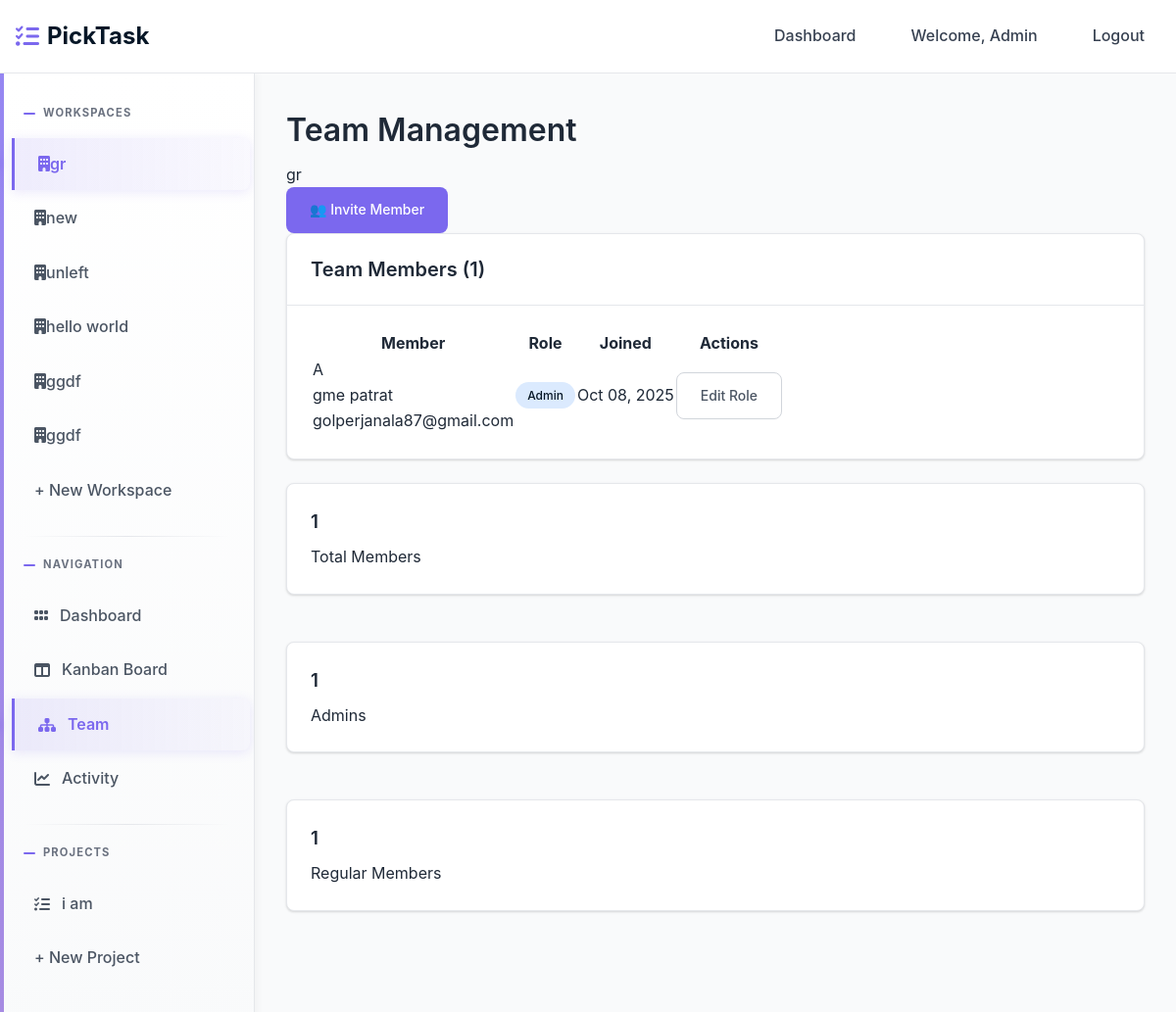
Page /team/6/ (signed in) on the earlier database version.
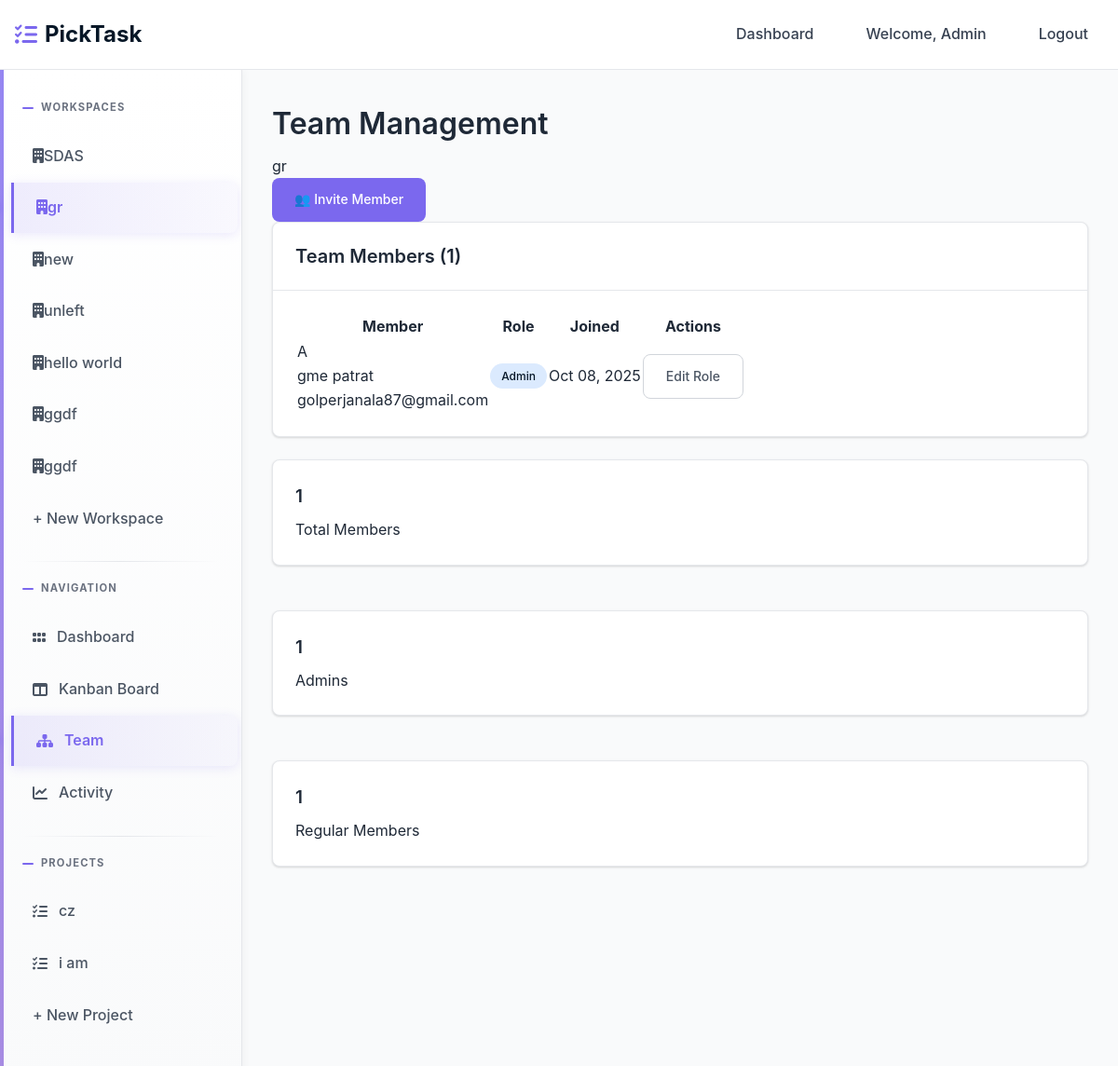
Same page on the later database version.
### workspace/models.py (models this page shows, shortened)
class Membership(models.Model):
    ROLE_CHOICES = [
        ('admin', 'Admin'),
        ('member', 'Member'),
    ]
    user = models.ForeignKey(settings.AUTH_USER_MODEL, on_delete=models.CASCADE, related_name='memberships')
    workspace = models.ForeignKey(Workspace, on_delete=models.CASCADE, related_name='memberships')
    role = models.CharField(max_length=20, choices=ROLE_CHOICES, default='member')
    joined_at = models.DateTimeField(auto_now_add=True)
    class Meta:
        unique_together = ['user', 'workspace']
        ordering = ['-joined_at']

class Workspace(models.Model):
    name = models.CharField(max_length=255)
    created_by = models.ForeignKey(settings.AUTH_USER_MODEL, on_delete=models.CASCADE, related_name='workspaces_created')
    created_at = models.DateTimeField(auto_now_add=True)
    class Meta:
        ordering = ['-created_at']

class Project(models.Model):
    name = models.CharField(max_length=255)
    description = models.TextField(blank=True, null=True)
    workspace = models.ForeignKey(Workspace, on_delete=models.CASCADE, related_name='projects')
    created_by = models.ForeignKey(settings.AUTH_USER_MODEL, on_delete=models.CASCADE, related_name='projects_created')
    created_at = models.DateTimeField(auto_now_add=True)
    color = models.CharField(max_length=7, default='#3B82F6')  # Hex color
    class Meta:
        ordering = ['-created_at']

### home/models.py (models this page shows)
class User(AbstractUser):
    full_name = models.CharField(max_length=255, blank=True, null=True)
    created_at = models.DateTimeField(auto_now_add=True)

### workspace/decorators.py (the view)
    def wrapper(request, workspace_id, *args, **kwargs):
        workspace = get_object_or_404(Workspace, id=workspace_id)
        if not Membership.objects.filter(user=request.user, workspace=workspace).exists():
            messages.error(request, "You don't have access to this workspace")
            return redirect('workspace:dashboard')
        return view_func(request, workspace_id, *args, **kwargs)

### team/views.py (called while the page is built)
@login_required
@workspace_required
def team_management(request, workspace_id):
    workspace = get_object_or_404(Workspace, id=workspace_id)
    memberships = Membership.objects.filter(workspace=workspace).select_related('user')
    user_membership = Membership.objects.get(user=request.user, workspace=workspace)
    context = {
        'workspace': workspace,
        'memberships': memberships,
        'user_membership': user_membership,
    }
    return render(request, 'team/team.html', context)

### templates/team/team.html (shortened to what this page needs)
{% extends 'base.html' %}
{% load static %}
{% block content %}
<div class="flex justify-between items-center mb-6">
    <div>
        <h1>Team Management</h1>
        <p class="text-gray-600">{{ workspace.name }}</p>
    </div>
    {% if user_membership.role == 'admin' %}
    <a href="{% url 'team:invite' workspace.id %}" class="btn btn-primary">
        👥 Invite Member
    </a>
    {% endif %}
</div>
<div class="card">
    <div class="card-header">
        <h2 class="card-title">Team Members ({{ memberships.count }})</h2>
    </div>
    <div class="card-body">
        <div class="overflow-x-auto">
            <table class="w-full">
                <thead>
                    <tr class="border-b border-gray-200">
                        <th class="text-left py-3 px-4">Member</th>
                        <th class="text-left py-3 px-4">Role</th>
                        <th class="text-left py-3 px-4">Joined</th>
                        {% if user_membership.role == 'admin' %}
                        <th class="text-left py-3 px-4">Actions</th>
                        {% endif %}
                    </tr>
                </thead>
                <tbody>
                    {% for membership in memberships %}
                    <tr class="border-b border-gray-200 last:border-b-0 hover:bg-gray-50">
                        <td class="py-3 px-4">
                            <div class="flex items-center gap-3">
                                <div class="w-10 h-10 bg-primary rounded-full flex items-center justify-center text-white font-semibold">
                                    {{ membership.user.username|first|upper }}
                                </div>
                                <div>
                                    <div class="font-medium">{{ membership.user.get_full_name|default:membership.user.username }}</div>
                                    <div class="text-gray-500 text-sm">{{ membership.user.email }}</div>
                                </div>
                            </div>
                        </td>
                        <td class="py-3 px-4">
                            <span class="status-badge {% if membership.role == 'admin' %}status-in_progress{% else %}status-todo{% endif %}">
                                {{ membership.get_role_display }}
                            </span>
                        </td>
                        <td class="py-3 px-4 text-gray-600">{{ membership.joined_at|date:"M d, Y" }}</td>
                        {% if user_membership.role == 'admin' %}
                        <td class="py-3 px-4">
                            <div class="flex gap-2">
                                <a href="{% url 'team:edit-role' workspace.id membership.id %}" class="btn btn-outline btn-sm">
                                    Edit Role
                                </a>
                            </div>
                        </td>
                        {% endif %}
                    </tr>
                    {% endfor %}
                </tbody>
            </table>
        </div>
    </div>
</div>
<div class="grid grid-cols-1 md:grid-cols-3 gap-6 mt-6">
    <div class="card text-center">
        <div class="card-body">
            <h3 class="text-2xl font-bold text-primary">{{ memberships.count }}</h3>
            <p class="text-gray-600">Total Members</p>
        </div>
    </div>
    <div class="card text-center">
        <div class="card-body">
            <h3 class="text-2xl font-bold text-success">{{ memberships.filter|length }}</h3>
            <p class="text-gray-600">Admins</p>
        </div>
    </div>
    <div class="card text-center">
        <div class="card-body">
            <h3 class="text-2xl font-bold text-warning">{{ memberships.filter|length }}</h3>
            <p class="text-gray-600">Regular Members</p>
        </div>
    </div>
</div>
{% endblock %}

### templates/partials/sidebar.html
<div class="sidebar-section">
  <div class="sidebar-title">Workspaces</div>
  {% for membership in user.memberships.all %}
  <a
    href="{% url 'workspace:workspace-detail' membership.workspace.id %}"
    class="sidebar-link {% if current_workspace.id == membership.workspace.id %}active{% endif %}"
  >
    <span
      ><i class="fa-solid fa-building"></i>{{membership.workspace.name}}</span
    >
  </a>
  {% endfor %}
  <a
    href="{% url 'workspace:create-workspace' %}"
    class="sidebar-link {% if request.resolver_match.url_name == 'create-workspace' %}active{% endif %}"
  >
    + New Workspace
  </a>
</div>
{% if current_workspace %}
<div class="sidebar-section">
  <div class="sidebar-title">Navigation</div>
  <a
    href="{% url 'workspace:workspace-detail' current_workspace.id %}"
    class="sidebar-link {% if request.resolver_match.url_name == 'workspace-detail' %}active{% endif %}"
    ><i class="fa-solid fa-grip"></i>Dashboard
  </a>
  <a
    href="{% url 'kanban:kanban' current_workspace.id %}"
    class="sidebar-link {% if request.resolver_match.url_name == 'kanban' %}active{% endif %}"
    ><i class="fa-solid fa-table-columns"></i>Kanban Board
  </a>
  <a
    href="{% url 'team:team' current_workspace.id %}"
    class="sidebar-link {% if request.resolver_match.url_name == 'team' %}active{% endif %}"
    ><i class="fa-solid fa-sitemap"></i>Team
  </a>
  <a
    href="{% url 'activity:activity' current_workspace.id %}"
    class="sidebar-link {% if request.resolver_match.url_name == 'activity' %}active{% endif %}"
    ><i class="fa-solid fa-chart-line"></i>Activity
  </a>
</div>
<div class="sidebar-section">
  <div class="sidebar-title">Projects</div>
  {% for project in current_workspace.projects.all %}
  <a
    href="{% url 'kanban:kanban' current_workspace.id %}?project={{ project.id }}"
    class="sidebar-link"
    ><i class="fa-solid fa-list-check"></i>{{ project.name }}
  </a>
  {% empty %}
  <span class="sidebar-link text-muted">No projects yet</span>
  {% endfor %}
  <a
    href="{% url 'workspace:create-project' current_workspace.id %}"
    class="sidebar-link"
  >
    + New Project
  </a>
</div>
{% endif %}

Differences in the rows shown:
added Membership: workspace.name "SDAS"
now on this page (row edited): Project: name "cz"
